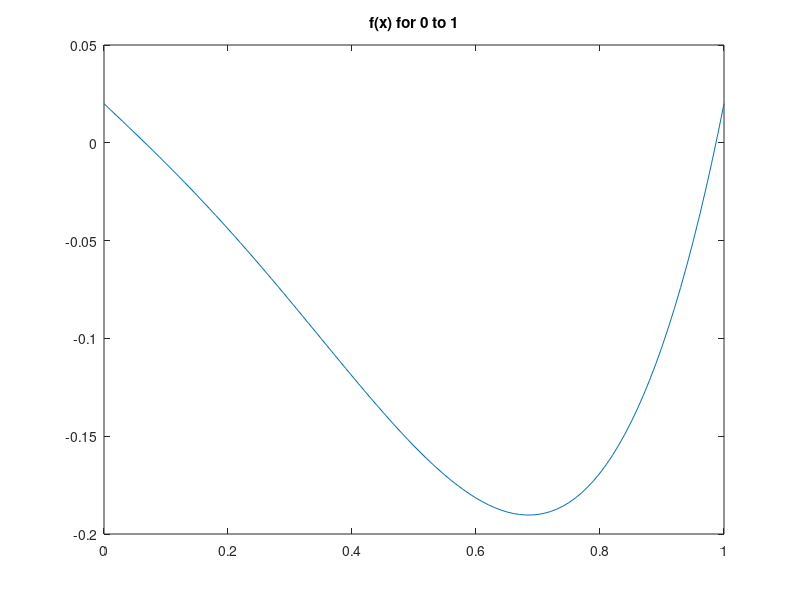

Recreate this plot in MATLAB.
%Ayden Hession
%Section 27393
%HW7
%Q5
x3to4 = (-3:0.01:4);
x0to1 = (0:0.01:1);
f3 = x3to4.^ 4 - 2*x3to4.^3 + 1.3* x3to4.^3-0.3*x3to4 +.02;
f0 = x0to1.^ 4 - 2*x0to1.^3 + 1.3* x0to1.^3-0.3*x0to1 +.02;
%x3to4 = (-3:0.01:4);
%x0to1 = (0:0.01:1);
plot(x3to4, f3)
title("f(x) for -3 to 4")
plot(x0to1, f0)
title("f(x) for 0 to 1")